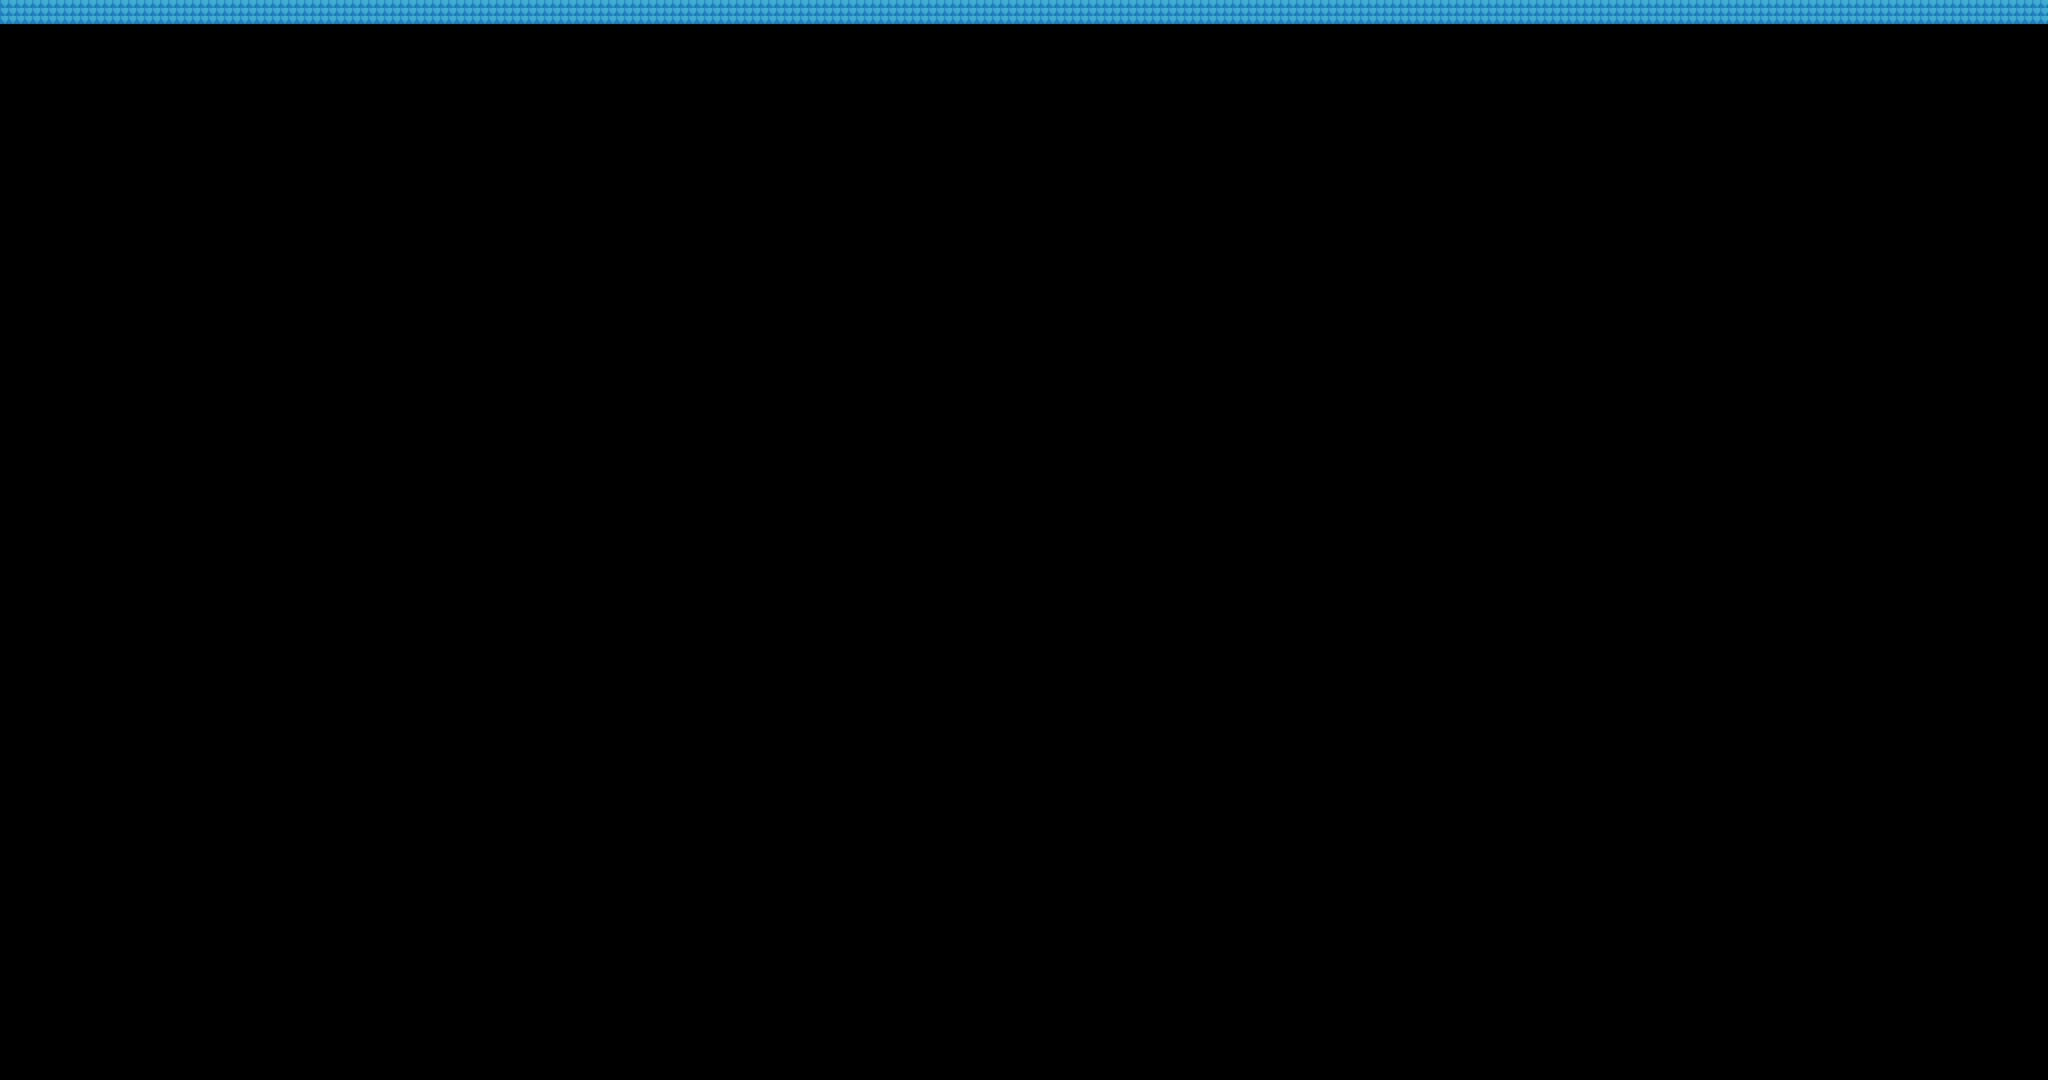

Tiled map render using the project's own tile images. Description and the map definition, with tile-layer contents summarised, below:
An orthogonal 256x135 tile map with 16x16 px tiles, 2 tile layers (ground, collision).

<map version="1.10" tiledversion="1.10.2" orientation="orthogonal" renderorder="right-down" width="256" height="135" tilewidth="16" tileheight="16" infinite="0" nextlayerid="3" nextobjectid="1">
 <tileset firstgid="1" name="hunt-namekusei" tilewidth="16" tileheight="16" tilecount="1" columns="1">
  <image source="hunt-namekusei.png" width="4096" height="2160" />
 </tileset>
 <layer id="1" name="ground" width="256" height="135">
  <data>[34560 cells, 0 non-empty, 0 distinct tile ids]</data>
 </layer>
 <layer id="2" name="collision" width="256" height="135">
  <data>[34560 cells, 768 non-empty, 1 distinct tile ids]</data>
 </layer>
</map>
